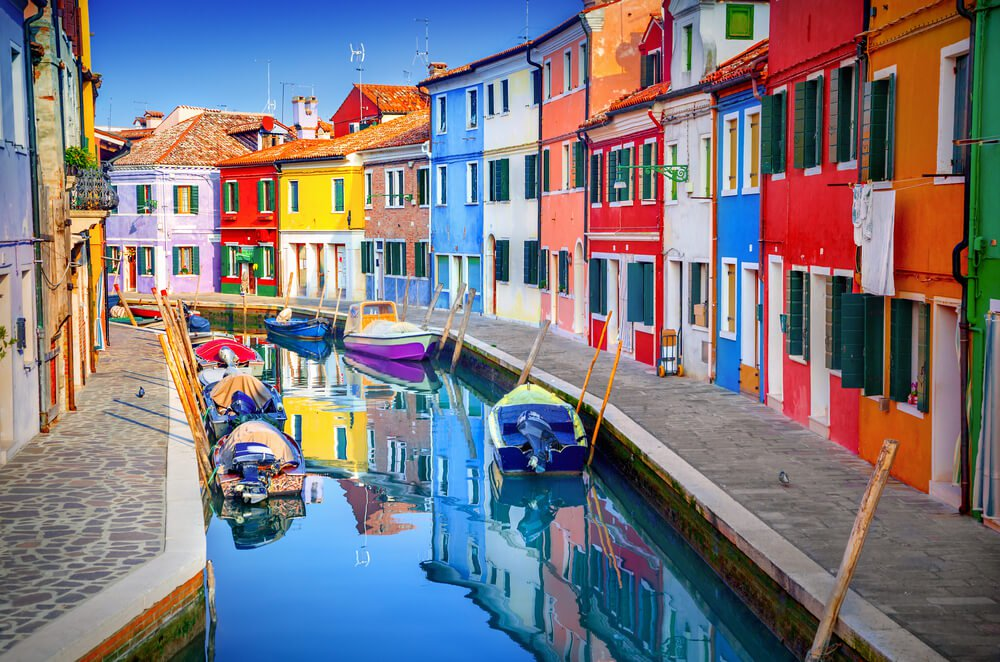
#> input picture opencv-codes/colorpic.jpg, 1000 x 662 px
$ python read_image.py
#> lines starting #> are read from the running program, lines starting #| are printed output that depends on the picture; after the words box and inside, x2 and y2 are one past the last pixel; in counts of white or black regions, pixels touching at a corner belong together
import cv2
import numpy as np

kernal = np.ones((5,5),np.uint8)
img = cv2.imread("colorpic.jpg")
#> img is the input picture: shape (662, 1000, 3); mean B, G, R 127.2, 120.1, 124.8
img_resize = cv2.resize(img,(500,300))
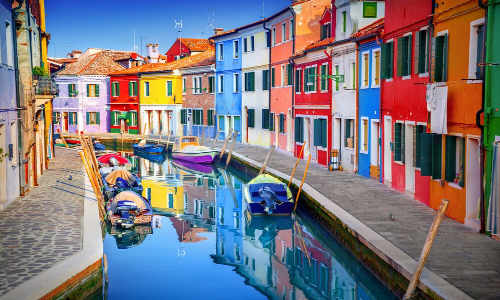
#> img_resize: shape (300, 500, 3); mean B, G, R 127.1, 120, 124.7
img_cropped = img_resize[0:100,100:300]
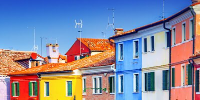
#> img_cropped: shape (100, 200, 3); mean B, G, R 158.4, 137.2, 135.7


img_blur = cv2.GaussianBlur(img_resize,(7,7),3)
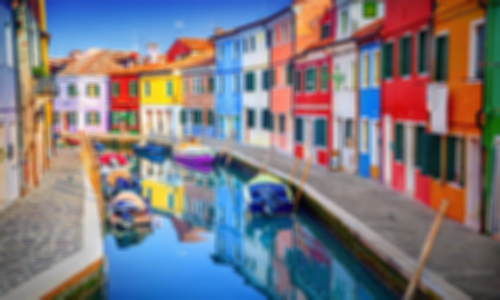
#> img_blur: shape (300, 500, 3); mean B, G, R 127.1, 120, 124.7
img_gray = cv2.cvtColor(img_resize,cv2.COLOR_BGR2GRAY)
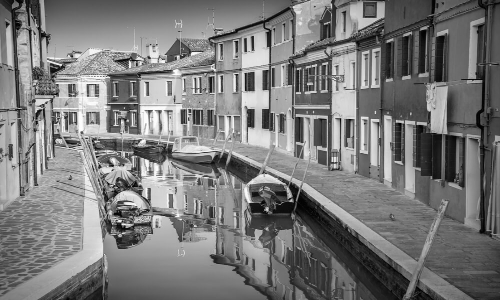
#> img_gray: shape (300, 500); min 1, max 254, mean 122.2
img_canny = cv2.Canny(img_resize,100,100)
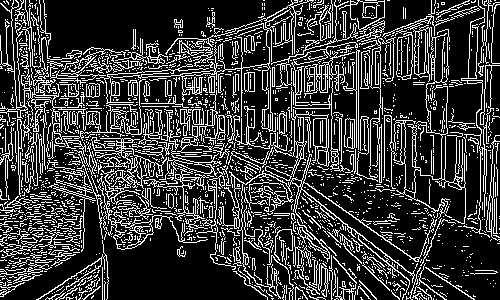
#> img_canny: shape (300, 500); 22.6% white in thin lines or dots
img_dilation = cv2.dilate(img_canny,kernal,iterations=1)
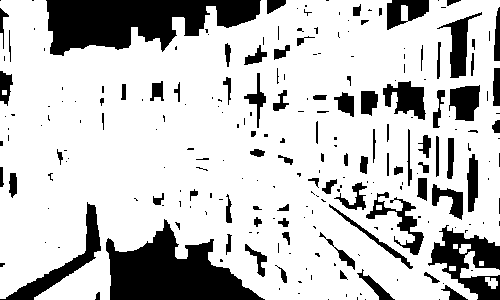
#> img_dilation: shape (300, 500); 78% white; 236 black regions (151 under 20 px), largest, box (x1, y1, x2, y2) and area: (46, 0, 261, 56) 7613, (106, 219, 265, 300) 6793, (428, 225, 500, 300) 2487
img_eroded = cv2.erode(img_dilation,kernal,iterations=1)
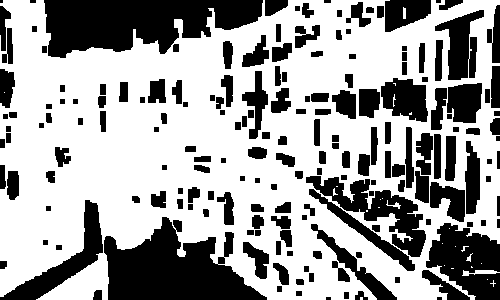
#> img_eroded: shape (300, 500); 63% white; 183 black regions (5 under 20 px), largest, box (x1, y1, x2, y2) and area: (44, 0, 263, 58) 8689, (104, 217, 267, 300) 7988, (426, 223, 500, 300) 3653

# [7 lines of commented-out code are left out]

cv2.waitKey(0)
